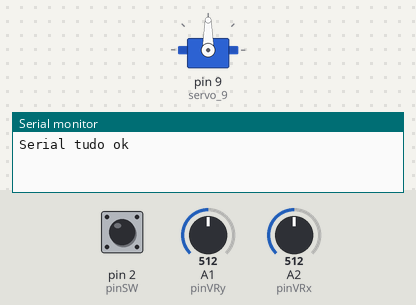
Simulated run of this sketch. Board: Arduino Uno, built with avr-gcc and run on an emulated ATmega328P. Parts: servo, the last lines printed to the serial monitor. The test bench sets the inputs (shaded band); at power-on: A1 (pinVRy) = 512, A2 (pinVRx) = 512, pin 2 (pinSW) LOW.

Above: at 1.2 s.
1.3 s: A1 (pinVRy) set to 563
2.8 s: A1 (pinVRy) set to 585
At 3.1 s:
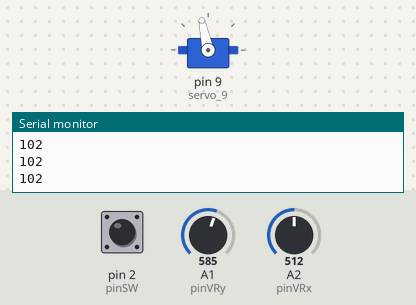
4.3 s: A1 (pinVRy) set to 716
At 4.6 s:
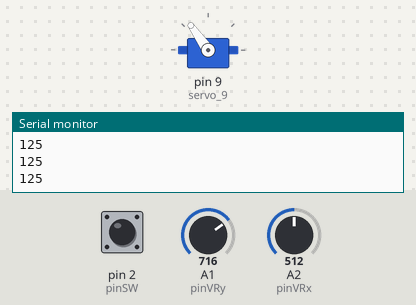
5.8 s: A2 (pinVRx) set to 306
At 6.9 s:
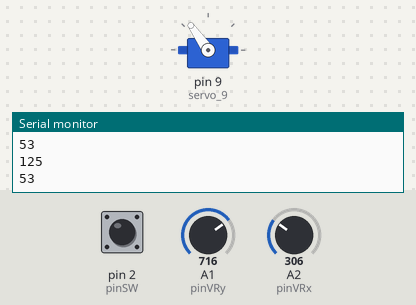
8.8 s: A1 (pinVRy) set to 900
At 9.3 s:
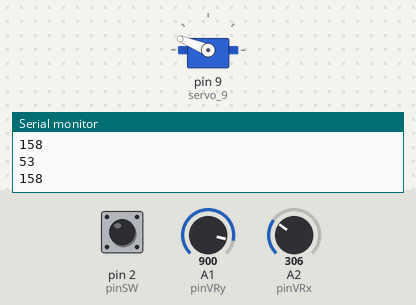
10.3 s: A2 (pinVRx) set to 122
Timing chart, 0 to 14.3 s (numbered marks = the images above; inputs shaded):
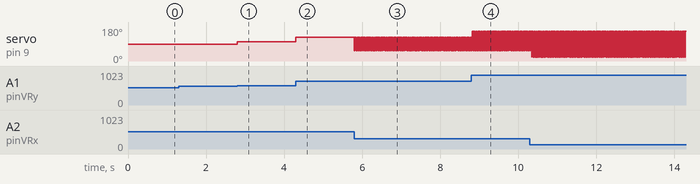

Measured:
- the behaviour switches between 574 and 575 on A1 (pinVRy) (found by bisection; images 0 and 1)
- after the input at 1.3 s, every drawn part: stays the same
- after the input at 2.8 s, servo on pin 9 (servo_9): 90° → 102° at once
- after the input at 4.3 s, servo on pin 9 (servo_9): 102° → 125° at once
- after the input at 5.8 s, servo on pin 9 (servo_9): alternates 125° for 0.03 s and 53° for 0.02 s, starting at once

The sketch:

teste.ino
```cpp
#include <Servo.h>

#define pinVRx A2
#define pinVRy A1
#define pinSW 2


int pos = 0;

Servo servo_9;

void setup()
{
    pinMode(pinVRx, INPUT);
    pinMode(pinVRy, INPUT);
    pinMode(pinSW, INPUT);

  Serial.begin(9600);

  Serial.println("Serial tudo ok");

   servo_9.attach(9);
}

void loop()
{

 int valorVRx = analogRead(pinVRx);
 int valorVRy = analogRead(pinVRy);
 bool statusSW = digitalRead(pinSW);

 int v = (map(valorVRx, 0,1023, 0,180));

 int c = (map(valorVRy, 0,1023, 0,180));

  if(v < 80){
      servo_9.write(v);
      Serial.println(v);
  }
  if(v > 100){
      servo_9.write(v);
      Serial.println(v);
  }

    if(c < 80){
      servo_9.write(c);
      Serial.println(c);
  }
  if(c > 100){
      servo_9.write(c);
      Serial.println(c);
  }

  // if(!statusSW) {
  //   Serial.println("  apertou");
  // } else{
  //   Serial.println("  solto");
  // }

}
```
